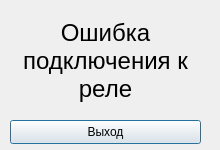
<?xml version="1.0" encoding="UTF-8"?>
<ui version="4.0">
 <class>errorConnectionDialog</class>
 <widget class="QDialog" name="errorConnectionDialog">
  <property name="windowModality">
   <enum>Qt::ApplicationModal</enum>
  </property>
  <property name="geometry">
   <rect>
    <x>0</x>
    <y>0</y>
    <width>220</width>
    <height>150</height>
   </rect>
  </property>
  <property name="focusPolicy">
   <enum>Qt::StrongFocus</enum>
  </property>
  <property name="windowTitle">
   <string>Dialog</string>
  </property>
  <widget class="QLabel" name="label">
   <property name="geometry">
    <rect>
     <x>10</x>
     <y>10</y>
     <width>191</width>
     <height>101</height>
    </rect>
   </property>
   <property name="font">
    <font>
     <pointsize>18</pointsize>
    </font>
   </property>
   <property name="text">
    <string>Ошибка подключения к реле</string>
   </property>
   <property name="alignment">
    <set>Qt::AlignCenter</set>
   </property>
   <property name="wordWrap">
    <bool>true</bool>
   </property>
  </widget>
  <widget class="QPushButton" name="pushButton">
   <property name="geometry">
    <rect>
     <x>10</x>
     <y>120</y>
     <width>191</width>
     <height>24</height>
    </rect>
   </property>
   <property name="text">
    <string>Выход</string>
   </property>
  </widget>
 </widget>
 <resources/>
 <connections/>
</ui>
